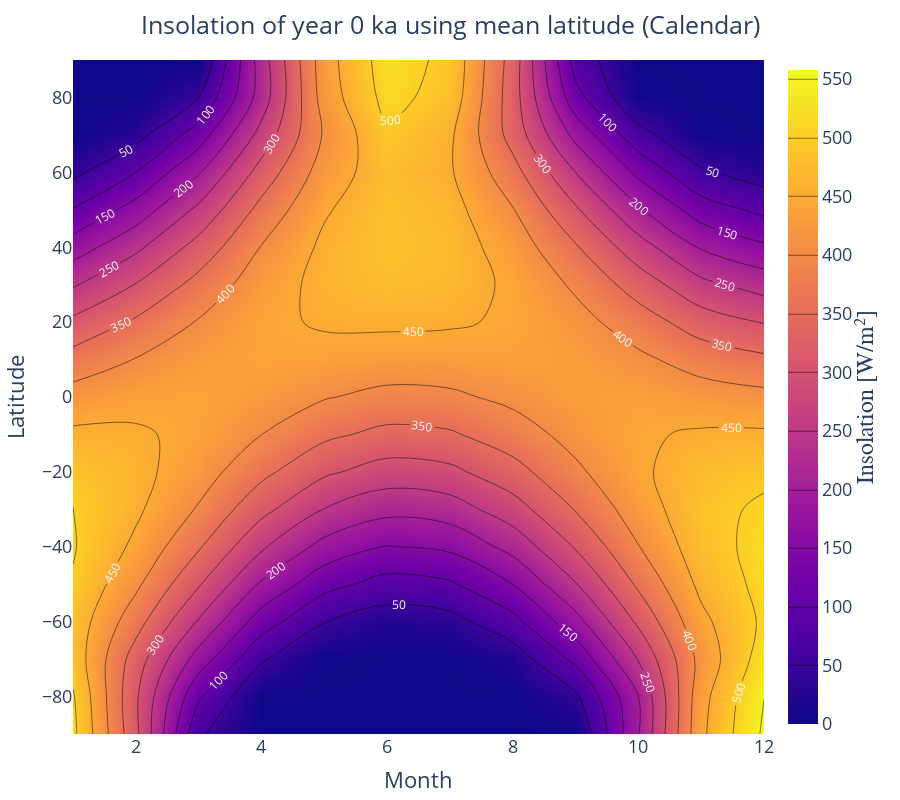

Notebook source saved alongside this figure:
### Markdown cell above
### 1.1.b) Contour de l'année 0 utilisant la longitude moyenne (calendrier)

### Code cell
cont_0ka_cal = plot(contour(x=month, y=lat, z=INS_0ka_cal,
        line_smoothing=0.99, contours_coloring="heatmap",
        contours=attr(coloring="heatmap", showlabels=true, labelfont=attr(size=12, color="white")),
        colorbar=attr(title="Insolation [W/m²]", titleside="right", titlefont=attr(size=24, family="Arial, sans-serif")), size=(900, 500)),
    Layout(width=900, height=800, xaxis_title="Month", yaxis_title="Latitude",
        title=attr(text="Insolation of year 0 ka using mean latitude (Calendar)", y=0.98, x=0.5, xanchor="center", yanchor="top"), font=attr(size=18)))

### Figure 1 — Plotly figure (JSON) as saved in the notebook; plotly's stock layout.template omitted (floating-point values rounded to 4 significant figures; data arrays with more than 128 entries replaced by an {"elided": "..."} marker saying what was removed)
{"data": [{"colorbar": {"title": "Insolation [W/m²]", "titlefont": {"family": "Arial, sans-serif", "size": 24}, "titleside": "right"}, "contours": {"coloring": "heatmap", "labelfont": {"color": "white", "size": 12}, "showlabels": true}, "line": {"smoothing": 0.99}, "size": [900, 500], "transpose": true, "type": "contour", "x": [1, 2, 3, 4, 5, 6, 7, 8, 9, 10, 11, 12], "y": [90, 80, 70, 60, 50, 40, 30, 20, 10, 0, -10, -20, -30, -40, -50, -60, -70, -80, -90], "z": {"elided": "12x19 float values"}}], "layout": {"font": {"size": 18}, "height": 800, "margin": {"b": 50, "l": 50, "r": 50, "t": 60}, "title": {"text": "Insolation of year 0 ka using mean latitude (Calendar)", "x": 0.5, "xanchor": "center", "y": 0.98, "yanchor": "top"}, "width": 900, "xaxis": {"title": {"text": "Month"}}, "yaxis": {"title": {"text": "Latitude"}}}}
